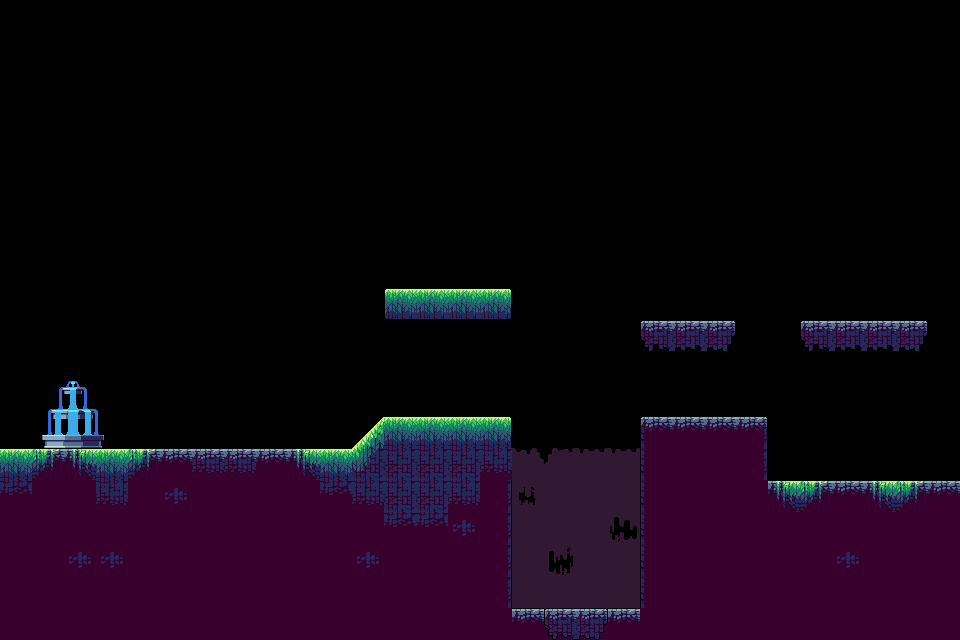

A 2D game scene composited from a Tiled map and its tileset images. What follows is a short description and the map's XML, with every tile layer's data as written:
An orthogonal 30x20 tile map with 32x32 px tiles, 4 tile layers (Tile Layer 0, Tile Layer 1, Tile Layer 2, platforms), 1 image layer and 8 objects.

<map version="1.10" tiledversion="1.10.2" orientation="orthogonal" renderorder="right-down" width="30" height="20" tilewidth="32" tileheight="32" infinite="0" nextlayerid="20" nextobjectid="27">
 <tileset firstgid="1" source="../tileset/green-zone.tsx" />
   <imagelayer id="19" name="Fountain" offsetx="37.3333" offsety="377.333">
    <image source="../objects/fountain.png" width="72" height="72" />
   </imagelayer>
 <group id="18" name="default">
  <layer id="4" name="Tile Layer 0" width="30" height="20">
   <data encoding="csv">
0,0,0,0,0,0,0,0,0,0,0,0,0,0,0,0,0,0,0,0,0,0,0,0,0,0,0,0,0,0,
0,0,0,0,0,0,0,0,0,0,0,0,0,0,0,0,0,0,0,0,0,0,0,0,0,0,0,0,0,0,
0,0,0,0,0,0,0,0,0,0,0,0,0,0,0,0,0,0,0,0,0,0,0,0,0,0,0,0,0,0,
0,0,0,0,0,0,0,0,0,0,0,0,0,0,0,0,0,0,0,0,0,0,0,0,0,0,0,0,0,0,
0,0,0,0,0,0,0,0,0,0,0,0,0,0,0,0,0,0,0,0,0,0,0,0,0,0,0,0,0,0,
0,0,0,0,0,0,0,0,0,0,0,0,0,0,0,0,0,0,0,0,0,0,0,0,0,0,0,0,0,0,
0,0,0,0,0,0,0,0,0,0,0,0,0,0,0,0,0,0,0,0,0,0,0,0,0,0,0,0,0,0,
0,0,0,0,0,0,0,0,0,0,0,0,0,0,0,0,0,0,0,0,0,0,0,0,0,0,0,0,0,0,
0,0,0,0,0,0,0,0,0,0,0,0,0,0,0,0,0,0,0,0,0,0,0,0,0,0,0,0,0,0,
0,0,0,0,0,0,0,0,0,0,0,0,0,0,0,0,0,0,0,0,0,0,0,0,0,0,0,0,0,0,
0,0,0,0,0,0,0,0,0,0,0,0,0,0,0,0,0,0,0,0,0,0,0,0,0,0,0,0,0,0,
0,0,0,0,0,0,0,0,0,0,0,0,0,0,0,0,0,0,0,0,0,0,0,0,0,0,0,0,0,0,
0,0,0,0,0,0,0,0,0,0,0,0,0,0,0,0,0,0,0,0,0,0,0,0,0,0,0,0,0,0,
0,0,0,0,0,0,0,0,0,0,0,0,0,0,0,0,0,0,0,0,0,0,0,0,0,0,0,0,0,0,
0,0,0,0,0,0,0,0,0,0,0,0,0,0,0,0,78,76,77,77,0,0,0,0,0,0,0,0,0,0,
0,0,0,0,0,0,0,0,0,0,0,0,0,0,0,0,75,73,73,73,0,0,0,0,0,0,0,0,0,0,
0,0,0,0,0,0,0,0,0,0,0,0,0,0,0,0,73,73,73,80,0,0,0,0,0,0,0,0,0,0,
0,0,0,0,0,0,0,0,0,0,0,0,0,0,0,0,73,95,73,73,0,0,0,0,0,0,0,0,0,0,
0,0,0,0,0,0,0,0,0,0,0,0,0,0,0,0,73,73,73,73,0,0,0,0,0,0,0,0,0,0,
0,0,0,0,0,0,0,0,0,0,0,0,0,0,0,0,0,0,0,0,0,0,0,0,0,0,0,0,0,0
</data>
  </layer>
  <layer id="1" name="Tile Layer 1" width="30" height="20">
   <data encoding="csv">
0,0,0,0,0,0,0,0,0,0,0,0,0,0,0,0,0,0,0,0,0,0,0,0,0,0,0,0,0,0,
0,0,0,0,0,0,0,0,0,0,0,0,0,0,0,0,0,0,0,0,0,0,0,0,0,0,0,0,0,0,
0,0,0,0,0,0,0,0,0,0,0,0,0,0,0,0,0,0,0,0,0,0,0,0,0,0,0,0,0,0,
0,0,0,0,0,0,0,0,0,0,0,0,0,0,0,0,0,0,0,0,0,0,0,0,0,0,0,0,0,0,
0,0,0,0,0,0,0,0,0,0,0,0,0,0,0,0,0,0,0,0,0,0,0,0,0,0,0,0,0,0,
0,0,0,0,0,0,0,0,0,0,0,0,0,0,0,0,0,0,0,0,0,0,0,0,0,0,0,0,0,0,
0,0,0,0,0,0,0,0,0,0,0,0,0,0,0,0,0,0,0,0,0,0,0,0,0,0,0,0,0,0,
0,0,0,0,0,0,0,0,0,0,0,0,0,0,0,0,0,0,0,0,0,0,0,0,0,0,0,0,0,0,
0,0,0,0,0,0,0,0,0,0,0,0,0,0,0,0,0,0,0,0,0,0,0,0,0,0,0,0,0,0,
0,0,0,0,0,0,0,0,0,0,0,0,0,0,0,0,0,0,0,0,0,0,0,0,0,0,0,0,0,0,
0,0,0,0,0,0,0,0,0,0,0,0,0,0,0,0,0,0,0,0,0,0,0,0,0,0,0,0,0,0,
0,0,0,0,0,0,0,0,0,0,0,0,0,0,0,0,0,0,0,0,0,0,0,0,0,0,0,0,0,0,
0,0,0,0,0,0,0,0,0,0,0,0,0,0,0,0,0,0,0,0,0,0,0,0,0,0,0,0,0,0,
0,0,0,0,0,0,0,0,0,0,0,43,7,7,7,8,0,0,0,0,9,10,10,12,0,0,0,0,0,0,
4,4,4,4,4,10,2,2,2,33,4,55,4,4,4,62,0,0,0,0,61,4,4,62,0,0,0,0,0,0,
40,4,4,4,4,40,4,4,4,4,4,4,4,4,4,62,0,0,0,0,61,4,4,4,4,4,4,71,71,4,
4,4,4,4,4,4,4,4,4,4,4,4,4,4,40,62,0,0,0,0,61,4,4,4,4,4,4,62,61,4,
4,4,40,40,4,4,4,4,4,4,4,40,4,4,4,62,0,0,0,0,61,4,4,4,4,4,40,4,4,4,
4,4,4,4,4,4,4,4,4,4,4,4,4,4,4,62,0,0,0,0,61,4,4,4,4,4,4,4,4,4,
4,4,4,4,4,4,4,4,4,4,4,4,4,4,4,4,4,4,4,4,4,4,4,4,4,4,4,4,4,4
</data>
  </layer>
  <layer id="2" name="Tile Layer 2" width="30" height="20">
   <data encoding="csv">
0,0,0,0,0,0,0,0,0,0,0,0,0,0,0,0,0,0,0,0,0,0,0,0,0,0,0,0,0,0,
0,0,0,0,0,0,0,0,0,0,0,0,0,0,0,0,0,0,0,0,0,0,0,0,0,0,0,0,0,0,
0,0,0,0,0,0,0,0,0,0,0,0,0,0,0,0,0,0,0,0,0,0,0,0,0,0,0,0,0,0,
0,0,0,0,0,0,0,0,0,0,0,0,0,0,0,0,0,0,0,0,0,0,0,0,0,0,0,0,0,0,
0,0,0,0,0,0,0,0,0,0,0,0,0,0,0,0,0,0,0,0,0,0,0,0,0,0,0,0,0,0,
0,0,0,0,0,0,0,0,0,0,0,0,0,0,0,0,0,0,0,0,0,0,0,0,0,0,0,0,0,0,
0,0,0,0,0,0,0,0,0,0,0,0,0,0,0,0,0,0,0,0,0,0,0,0,0,0,0,0,0,0,
0,0,0,0,0,0,0,0,0,0,0,0,0,0,0,0,0,0,0,0,0,0,0,0,0,0,0,0,0,0,
0,0,0,0,0,0,0,0,0,0,0,0,0,0,0,0,0,0,0,0,0,0,0,0,0,0,0,0,0,0,
0,0,0,0,0,0,0,0,0,0,0,0,0,0,0,0,0,0,0,0,0,0,0,0,0,0,0,0,0,0,
0,0,0,0,0,0,0,0,0,0,0,0,0,0,0,0,0,0,0,0,0,0,0,0,0,0,0,0,0,0,
0,0,0,0,0,0,0,0,0,0,0,0,0,0,0,0,0,0,0,0,0,0,0,0,0,0,0,0,0,0,
0,0,0,0,0,0,0,0,0,0,0,0,0,0,0,0,0,0,0,0,0,0,0,0,0,0,0,0,0,0,
0,0,0,0,0,0,0,0,0,0,0,0,2,2,2,3,0,0,0,0,9,10,10,12,0,0,0,0,0,0,
2,34,33,2,34,0,11,11,10,0,2,0,24,24,24,15,0,0,0,0,0,0,0,0,0,0,0,0,0,0,
14,0,0,15,0,0,0,0,0,0,14,15,24,24,15,0,0,0,0,0,0,0,0,0,33,34,10,33,34,10,
0,0,0,0,0,0,0,0,0,0,0,0,14,14,0,0,0,0,0,0,0,0,0,0,0,0,0,4,4,0,
0,0,0,0,0,0,0,0,0,0,0,0,4,0,0,0,0,0,0,0,0,0,0,0,0,0,0,0,0,0,
0,0,0,0,0,0,0,0,0,0,0,0,0,0,0,0,0,0,0,0,0,0,0,0,0,0,0,0,0,0,
0,0,0,0,0,0,0,0,0,0,0,0,0,0,0,0,10,44,46,10,0,0,0,0,0,0,0,0,0,0
</data>
  </layer>
  <layer id="8" name="platforms" width="30" height="20">
   <data encoding="csv">
0,0,0,0,0,0,0,0,0,0,0,0,0,0,0,0,0,0,0,0,0,0,0,0,0,0,0,0,0,0,
0,0,0,0,0,0,0,0,0,0,0,0,0,0,0,0,0,0,0,0,0,0,0,0,0,0,0,0,0,0,
0,0,0,0,0,0,0,0,0,0,0,0,0,0,0,0,0,0,0,0,0,0,0,0,0,0,0,0,0,0,
0,0,0,0,0,0,0,0,0,0,0,0,0,0,0,0,0,0,0,0,0,0,0,0,0,0,0,0,0,0,
0,0,0,0,0,0,0,0,0,0,0,0,0,0,0,0,0,0,0,0,0,0,0,0,0,0,0,0,0,0,
0,0,0,0,0,0,0,0,0,0,0,0,0,0,0,0,0,0,0,0,0,0,0,0,0,0,0,0,0,0,
0,0,0,0,0,0,0,0,0,0,0,0,0,0,0,0,0,0,0,0,0,0,0,0,0,0,0,0,0,0,
0,0,0,0,0,0,0,0,0,0,0,0,0,0,0,0,0,0,0,0,0,0,0,0,0,0,0,0,0,0,
0,0,0,0,0,0,0,0,0,0,0,0,0,0,0,0,0,0,0,0,0,0,0,0,0,0,0,0,0,0,
0,0,0,0,0,0,0,0,0,0,0,0,6,7,7,8,0,0,0,0,0,0,0,0,0,0,0,0,0,0,
0,0,0,0,0,0,0,0,0,0,0,0,0,0,0,0,0,0,0,0,44,45,46,0,0,44,45,45,46,0,
0,0,0,0,0,0,0,0,0,0,0,0,0,0,0,0,0,0,0,0,0,0,0,0,0,0,0,0,0,0,
0,0,0,0,0,0,0,0,0,0,0,0,0,0,0,0,0,0,0,0,0,0,0,0,0,0,0,0,0,0,
0,0,0,0,0,0,0,0,0,0,0,0,0,0,0,0,0,0,0,0,0,0,0,0,0,0,0,0,0,0,
0,0,0,0,0,0,0,0,0,0,0,0,0,0,0,0,0,0,0,0,0,0,0,0,0,0,0,0,0,0,
0,0,0,0,0,0,0,0,0,0,0,0,0,0,0,0,0,0,0,0,0,0,0,0,0,0,0,0,0,0,
0,0,0,0,0,0,0,0,0,0,0,0,0,0,0,0,0,0,0,0,0,0,0,0,0,0,0,0,0,0,
0,0,0,0,0,0,0,0,0,0,0,0,0,0,0,0,0,0,0,0,0,0,0,0,0,0,0,0,0,0,
0,0,0,0,0,0,0,0,0,0,0,0,0,0,0,0,0,0,0,0,0,0,0,0,0,0,0,0,0,0,
0,0,0,0,0,0,0,0,0,0,0,0,0,0,0,0,0,0,0,0,0,0,0,0,0,0,0,0,0,0
</data>
  </layer>
  <objectgroup id="9" name="colliders">
   <object id="10" x="511.333" y="416.667">
    <polygon points="0,0 -127.333,-0.666667 -158.667,32.6667 -511.333,32.6667 -510.667,222 -1.33333,224" />
   </object>
   <object id="11" x="511.333" y="609.333">
    <polygon points="0,0 129.333,0 129.333,-191.333 130.667,-194 254,-192.667 255.333,-130 448.667,-129.333 448.667,29.3333 0,30" />
   </object>
   <object id="12" x="384" y="288" width="128" height="32" />
   <object id="13" x="641.333" y="320.667" width="94.6667" height="32" />
   <object id="14" x="800" y="320.667" width="128" height="31.3333" />
  </objectgroup>
  <objectgroup id="11" name="obstacles">
   <object id="17" x="192" y="352" width="64" height="96">
    <properties>
     <property name="type" value="entry" />
    </properties>
   </object>
  </objectgroup>
 </group>
 <group id="14" name="enemies">
  <objectgroup id="17" name="first-enemy">
   <properties>
    <property name="type" value="default" />
   </properties>
   <object id="18" x="768" y="416" width="192" height="64">
    <properties>
     <property name="class" value="travelArea" />
    </properties>
   </object>
   <object id="25" x="832" y="416" width="64" height="64">
    <properties>
     <property name="class" value="spawnPoint" />
    </properties>
   </object>
  </objectgroup>
 </group>
</map>
